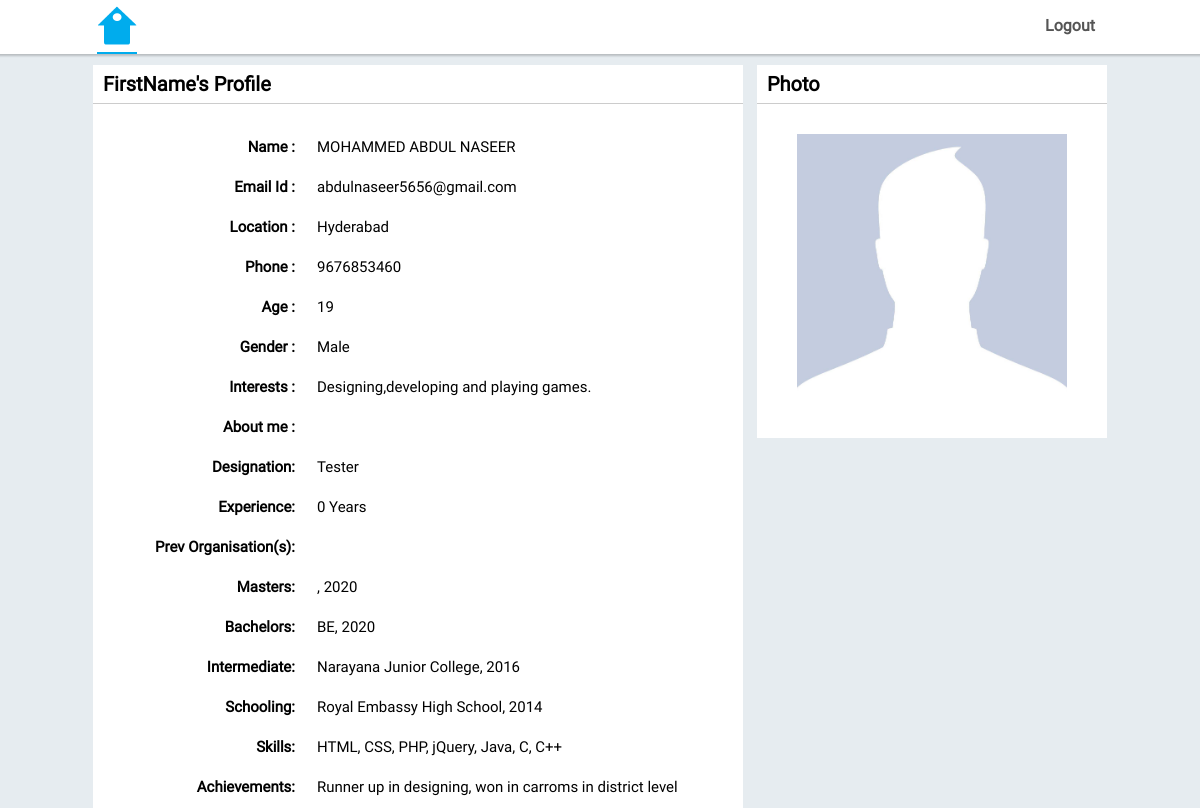
Screenshot of /user.php?id=3 with the database file from the repository.
### tables this page shows
CREATE TABLE IF NOT EXISTS `users` (
`sno` int(11) NOT NULL,
  `name` varchar(100) DEFAULT NULL,
  `email` varchar(100) DEFAULT NULL,
  `password` varchar(100) NOT NULL,
  `location` varchar(100) DEFAULT NULL,
  `phone` varchar(100) DEFAULT NULL,
  `age` varchar(10) DEFAULT NULL,
  `gender` varchar(10) DEFAULT NULL,
  `interests` varchar(100) DEFAULT NULL,
  `me` varchar(100) DEFAULT NULL,
  `designation` varchar(100) DEFAULT NULL,
  `experience` varchar(10) DEFAULT NULL,
  `prev` varchar(100) DEFAULT NULL,
  `masters` varchar(100) DEFAULT NULL,
  `m_year` varchar(10) DEFAULT NULL,
  `bachelors` varchar(100) DEFAULT NULL,
  `b_year` varchar(10) DEFAULT NULL,
  `inter` varchar(100) DEFAULT NULL,
  `i_year` varchar(10) DEFAULT NULL,
  `school` varchar(100) DEFAULT NULL,
  `s_year` varchar(10) DEFAULT NULL,
  `skills` varchar(100) DEFAULT NULL,
  `achievements` varchar(100) DEFAULT NULL
);

### user.php (the view, shortened to what this page needs)
 ?><!DOCTYPE html>
<html>
  <head>
	<link rel="stylesheet" type="text/css" href="css/user.css">
  </head>
  <body>
    <div id="navbar">
      <div class="container">
        <table>
          <tr><td><img src="assets/img/home.png" width="40"></td></tr>
        </table>
        <div class="logout" onclick="location.href='company?logout=1'" style="cursor: pointer;">Logout</div>
      </div>
    </div>
<?php
  $id = $_GET['id'];
  $query = mysql_query("SELECT * FROM users WHERE sno = '$id'") or die(mysql_error());
  if(mysql_num_rows($query) >0){
    while($row = mysql_fetch_array($query)){ ?>
    <div class="feed">
      <h1>FirstName's Profile</h1>
      <table>
          <tr><td colspan="2">
          <tr><td>Name  :</td><td><?php echo $row['name']; ?></td></tr>
          <tr><td>Email Id  :</td><td><?php echo $row['email']; ?></td></tr>
          <tr><td>Location  :</td><td><?php echo $row['location']; ?></td></tr>
          <tr><td>Phone   :</td><td><?php echo $row['phone']; ?></td></tr>
          <tr><td>Age   :</td><td><?php echo $row['age']; ?></td></tr>
          <tr><td>Gender  :</td><td><?php echo $row['gender']; ?></td></tr>
          <tr><td>Interests   :</td><td><?php echo $row['interests']; ?></td></tr>
          <tr><td>About me  :</td><td><?php echo $row['me']; ?></td></tr>
              <tr><td>Designation:</td><td><?php echo $row['designation']; ?></td></tr>
          <tr><td>Experience:</td><td><?php echo $row['experience']." Years"; ?></td></tr>
          <tr><td>Prev Organisation(s):</td><td><?php echo $row['prev']; ?></td></tr>
           <tr><td>Masters:</td><td><?php echo $row['masters'].", ".$row['m_year']; ?></td></tr>
           <tr><td>Bachelors:</td><td><?php echo $row['bachelors'].", ".$row['b_year']; ?></td></tr>
          <tr><td>Intermediate:</td><td><?php echo $row['inter'].", ".$row['i_year']; ?></td></tr>
          <tr><td>Schooling:</td><td><?php echo $row['school'].", ".$row['s_year']; ?></td></tr>
          <tr><td>Skills:</td><td><?php echo $row['skills']; ?></td></tr>
          <tr><td>Achievements:</td><td><?php echo $row['achievements']; ?></td></tr>
        </table>
    </div>
  <?php
    }
  }
?>
    <div class="suggested">
      <h1>Photo</h1>
      <img src="assets/img/profile.jpg" width="270">
    </div>
  </body>
</html>

### css/user.css (style rules this page uses)
* { margin: 0; outline: 0; padding: 0; font-size: 16px; font-family: 'Roboto', sans-serif; }
body { text-align: center; background-color: rgb(230, 236, 240); }
#navbar { position: fixed; text-align: center; background-color: #fff; width: 100%; box-shadow: 0 0 2px 2px rgba(0, 0, 0, 0.2); }
#navbar .container { height: 50px; width: 1010px; display: inline-block; }
#navbar .container img { margin-top: 4px; }
#navbar .container table tr td:first-child { border-bottom: 2px solid #00aced; padding-bottom: 2px; }
.logout { float: right; margin-top: -40px; font-weight: bold; color: #555; margin-right: 10px; }
.feed { vertical-align: top; margin-top: 65px; width: 650px; background-color: #fff; display: inline-block; }
.suggested { margin-left: 10px; margin-top: 30px; width: 350px; background-color: #fff; display: inline-block; }
.suggested h1, .feed h1 { text-align: left; padding: 7px 0 7px 10px; font-size: 20px; border-bottom: 1px solid #ccc; }
.feed table { padding-left: 50px; }
.feed table tr td { padding: 10px; }
.feed table tr td:first-child { text-align: right; font-weight: bold; font-size: 15px; }
.feed table tr td:last-child { text-align: left; font-size: 15px; }
.suggested { margin-top: 65px; }
.suggested img { padding: 30px 0; }

### rows the page displays
users: name "MOHAMMED ABDUL NASEER", email "abdulnaseer5656@gmail.com", location "Hyderabad", phone "9676853460", age "19", gender "Male", interests "Designing,developing and playing games.", designation "Tester", experience "0", m_year "2020", bachelors "BE", b_year "2020", inter "Narayana Junior College", i_year "2016", school "Royal Embassy High School", s_year "2014", skills "HTML, CSS, PHP, jQuery, Java, C, C++", achievements "Runner up in designing, won in carroms in district level"
